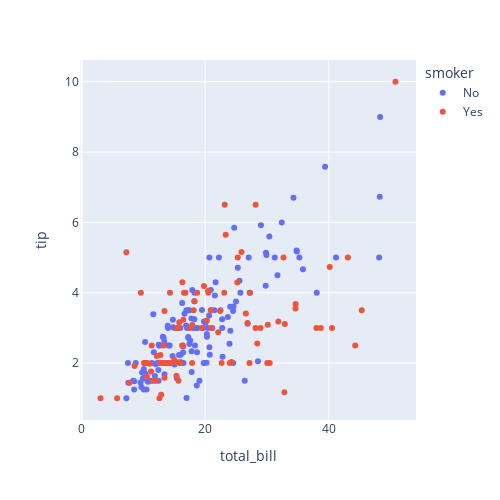

The cell this chart's notebook holds for it:
### Code cell
px.scatter(tips, x='total_bill', y='tip',color='smoker',height=500,width=500)

### Figure 1 — Plotly figure (JSON) as saved in the notebook; plotly's stock layout.template omitted (floating-point values rounded to 4 significant figures; data arrays with more than 128 entries replaced by an {"elided": "..."} marker saying what was removed)
{"data": [{"hovertemplate": "smoker=No<br>total_bill=%{x}<br>tip=%{y}<extra></extra>", "legendgroup": "No", "marker": {"color": "#636efa", "symbol": "circle"}, "mode": "markers", "name": "No", "orientation": "v", "showlegend": true, "type": "scatter", "x": {"elided": "151 float values"}, "xaxis": "x", "y": {"elided": "151 float values"}, "yaxis": "y"}, {"hovertemplate": "smoker=Yes<br>total_bill=%{x}<br>tip=%{y}<extra></extra>", "legendgroup": "Yes", "marker": {"color": "#EF553B", "symbol": "circle"}, "mode": "markers", "name": "Yes", "orientation": "v", "showlegend": true, "type": "scatter", "x": [38.01, 11.24, 20.29, 13.81, 11.02, 18.29, 3.07, 15.01, 26.86, 25.28, 17.92, 19.44, 32.68, 28.97, 5.75, 16.32, 40.17, 27.28, 12.03, 21.01, 11.35, 15.38, 44.3, 22.42, 15.36, 20.49, 25.21, 14.31, 16, 17.51, 10.59, 10.63, 50.81, 15.81, 7.25, 31.85, 16.82, 32.9, 17.89, 14.48, 9.6, 34.63, 34.65, 23.33, 45.35, 23.17, 40.55, 20.9, 30.46, 18.15, 23.1, 15.69, 19.81, 28.44, 15.48, 16.58, 10.34, 43.11, 13, 13.51, 18.71, 12.74, 13, 16.4, 20.53, 16.47, 26.59, 38.73, 24.27, 12.76, 30.06, 25.89, 13.27, 28.17, 12.9, 28.15, 11.59, 7.74, 30.14, 12.16, 13.42, 8.58, 13.42, 16.27, 10.09, 22.12, 24.01, 15.69, 15.53, 12.6, 32.83, 27.18, 22.67], "xaxis": "x", "y": [3, 1.76, 3.21, 2, 1.98, 3.76, 1, 2.09, 3.14, 5, 3.08, 3, 5, 3, 1, 4.3, 4.73, 4, 1.5, 3, 2.5, 3, 2.5, 3.48, 1.64, 4.06, 4.29, 4, 2, 3, 1.61, 2, 10, 3.16, 5.15, 3.18, 4, 3.11, 2, 2, 4, 3.55, 3.68, 5.65, 3.5, 6.5, 3, 3.5, 2, 3.5, 4, 1.5, 4.19, 2.56, 2.02, 4, 2, 5, 2, 2, 4, 2.01, 2, 2.5, 4, 3.23, 3.41, 3, 2.03, 2.23, 2, 5.16, 2.5, 6.5, 1.1, 3, 1.5, 1.44, 3.09, 2.2, 3.48, 1.92, 1.58, 2.5, 2, 2.88, 2, 3, 3, 1, 1.17, 2, 2], "yaxis": "y"}], "layout": {"height": 500, "legend": {"title": {"text": "smoker"}, "tracegroupgap": 0}, "margin": {"t": 60}, "width": 500, "xaxis": {"anchor": "y", "domain": [0, 1], "title": {"text": "total_bill"}}, "yaxis": {"anchor": "x", "domain": [0, 1], "title": {"text": "tip"}}}}
